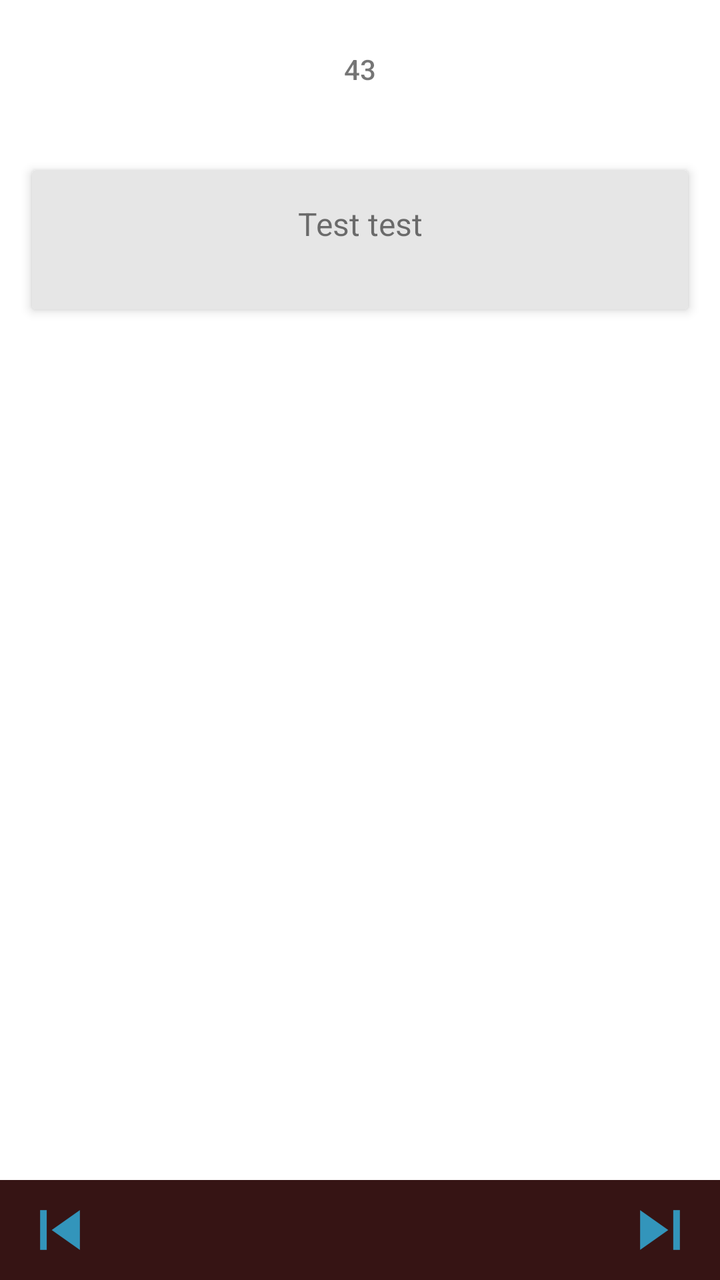
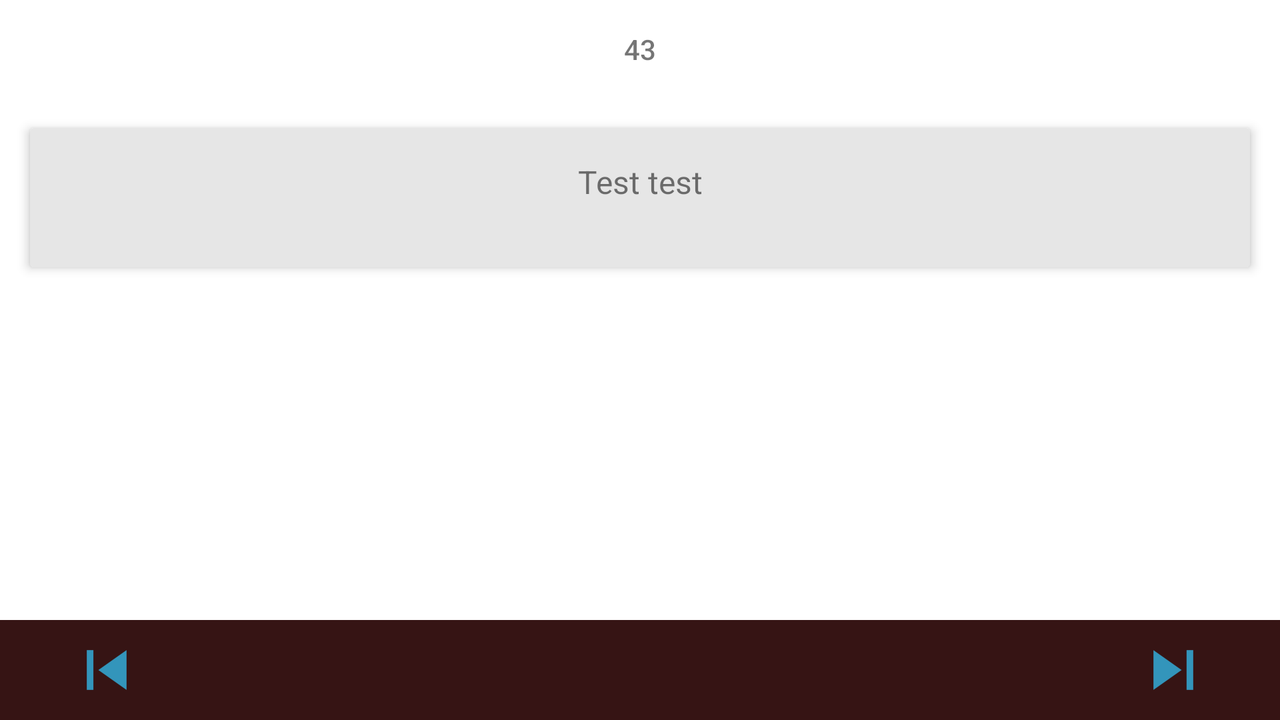

One screen, two layout resources from the same app: the default and the repository's alternative for another configuration. Each is rendered where Android would select it; the XML of both is given below.
<!-- AndroidManifest.xml: application theme AppTheme -->
<!-- res/layout/activity_quiz.xml -->
<?xml version="1.0" encoding="utf-8"?>
<RelativeLayout xmlns:android="http://schemas.android.com/apk/res/android"
    xmlns:card_view="http://schemas.android.com/apk/res-auto"
    xmlns:tools="http://schemas.android.com/tools"
    android:layout_width="match_parent"
    android:layout_height="match_parent"
    android:orientation="vertical">

    <TextView
        android:id="@+id/score_quiz"
        android:layout_width="match_parent"
        android:layout_height="wrap_content"
        android:layout_alignParentTop="true"
        android:layout_gravity="top|center_horizontal"
        android:fontFamily="sans-serif-medium"
        android:gravity="center"
        android:padding="25dp"
        tools:text="43" />

    <android.support.v7.widget.CardView
        android:id="@+id/card"
        android:layout_width="match_parent"
        android:layout_height="wrap_content"
        android:layout_below="@+id/score_quiz"
        android:layout_margin="16dp"
        card_view:cardBackgroundColor="#E6E6E6"
        card_view:cardElevation="3dp">


        <LinearLayout
            android:id="@+id/quiz_activity_linear_layout"
            android:layout_width="match_parent"
            android:layout_height="wrap_content"
            android:layout_marginLeft="16dp"
            android:layout_marginRight="16dp"
            android:orientation="vertical"
            android:paddingBottom="16dp">

            <TextView
                android:id="@+id/question_quiz"
                android:layout_width="match_parent"
                android:layout_height="wrap_content"
                android:gravity="center_horizontal"
                android:padding="16dp"
                android:textSize='16sp'
                tools:text="Test test" />

        </LinearLayout>
    </android.support.v7.widget.CardView>


    <LinearLayout
        android:layout_width="match_parent"
        android:layout_height="50dp"
        android:layout_alignParentBottom="true"
        android:background="@color/colorPrimary"
        android:gravity="center">

        <ImageButton
            android:id="@+id/previous_button"
            android:layout_width="0dp"
            android:layout_height="24dp"
            android:layout_gravity="center"
            android:layout_weight="2"
            android:background="@null"
            android:src="@drawable/ic_back"
            android:textSize="20dp" />

        <LinearLayout
            android:id="@+id/quiz_activity_linear_layout_submit_button"
            android:layout_width="0dp"
            android:layout_height="wrap_content"
            android:layout_gravity="center"
            android:layout_weight="8"
            android:orientation="vertical"></LinearLayout>

        <ImageButton
            android:id="@+id/next_button"
            android:layout_width="0dp"
            android:layout_height="24dp"
            android:layout_gravity="center"
            android:layout_weight="2"
            android:background="@null"
            android:src="@drawable/ic_next"
            android:textSize="20dp" />
    </LinearLayout>


</RelativeLayout>
<!-- resources referenced by this layout -->
<resources>
  <color name="colorPrimary">#361414</color>
  <!-- drawable ic_back: png bitmap (drawable-hdpi, 531 bytes) -->
  <!-- drawable ic_next: png bitmap (drawable-hdpi, 487 bytes) -->
  <!-- from res/values-v21/ -->
  <style name="AppTheme" parent="Theme.AppCompat.Light.DarkActionBar">
          
          <item name="colorPrimary">@color/grey01</item>
          <item name="colorPrimaryDark">@color/colorPrimary</item>
          <item name="colorAccent">@color/grey02</item>
          <item name="android:colorBackground">@color/white</item>
          <item name="android:statusBarColor">?attr/colorPrimary</item>
      </style>
  <color name="grey01">#ad361414</color>
  <color name="grey02">#361414</color>
  <color name="white">#ffffff</color>
</resources>
<!-- res/layout-land/activity_quiz.xml (the repository's variant of the layout above) -->
<!-- drawn on the phone turned sideways -->
<?xml version="1.0" encoding="utf-8"?>
<RelativeLayout xmlns:android="http://schemas.android.com/apk/res/android"
    xmlns:card_view="http://schemas.android.com/apk/res-auto"
    xmlns:tools="http://schemas.android.com/tools"
    android:layout_width="match_parent"
    android:layout_height="match_parent"
    android:orientation="vertical">

    <TextView
        android:id="@+id/score_quiz"
        android:layout_width="match_parent"
        android:layout_height="wrap_content"
        android:layout_alignParentTop="true"
        android:layout_gravity="top|center_horizontal"
        android:fontFamily="sans-serif-medium"
        android:gravity="center"
        android:padding="15dp"
        tools:text="43"/>

    <android.support.v7.widget.CardView
        android:id="@+id/card"
        android:layout_width="match_parent"
        android:layout_height="wrap_content"
        android:layout_below="@+id/score_quiz"
        android:layout_margin="15dp"
        card_view:cardBackgroundColor="#E6E6E6"
        card_view:cardElevation="3dp">


        <ScrollView
            android:id="@+id/quiz_activity_scroll_view_2"
            android:layout_width="match_parent"
            android:layout_height="match_parent"
            android:fillViewport="true">

        <LinearLayout
            android:id="@+id/quiz_activity_linear_layout"
            android:layout_width="match_parent"
            android:layout_height="wrap_content"
            android:layout_marginLeft="16dp"
            android:layout_marginRight="16dp"
            android:orientation="vertical"
            android:paddingBottom="16dp">

            <TextView
                android:id="@+id/question_quiz"
                android:layout_width="match_parent"
                android:layout_height="wrap_content"
                android:gravity="center_horizontal"
                android:padding="16dp"
                android:textSize='16sp'
                tools:text="Test test" />

        </LinearLayout>
        </ScrollView>

    </android.support.v7.widget.CardView>


    <LinearLayout
        android:layout_width="match_parent"
        android:layout_height="50dp"
        android:layout_alignParentBottom="true"
        android:background="@color/colorPrimary"
        android:id="@+id/button_holder_next_prev"
        android:gravity="center">

        <ImageButton
            android:id="@+id/previous_button"
            android:layout_width="0dp"
            android:layout_height="24dp"
            android:layout_gravity="center"
            android:layout_weight="2"
            android:background="@null"
            android:src="@drawable/ic_back"
            android:textSize="20dp" />

        <LinearLayout
            android:id="@+id/quiz_activity_linear_layout_submit_button"
            android:layout_width="0dp"
            android:layout_height="wrap_content"
            android:layout_gravity="center"
            android:layout_weight="8"
            android:orientation="vertical"/>

        <ImageButton
            android:id="@+id/next_button"
            android:layout_width="0dp"
            android:layout_height="24dp"
            android:layout_gravity="center"
            android:layout_weight="2"
            android:background="@null"
            android:src="@drawable/ic_next"
            android:textSize="20dp" />
    </LinearLayout>


</RelativeLayout>
